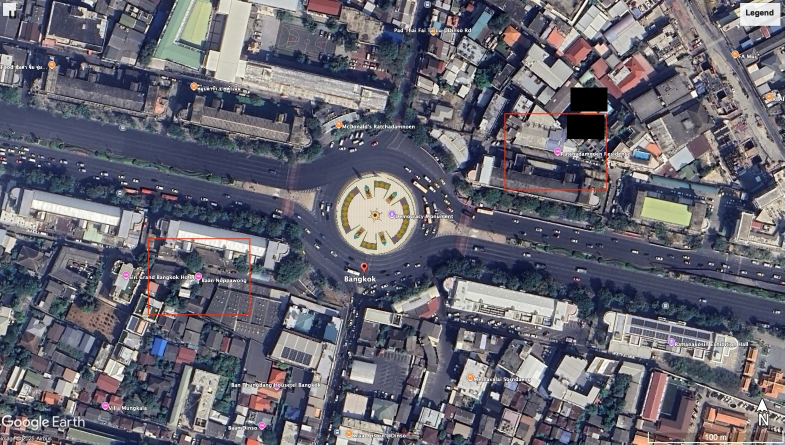
#> input picture test.jpg, 1569 x 889 px, given in place of test.png, which was not available (shown at 1/2 size)
$ python wildfire_geo.py
#> lines starting #> are read from the running program, lines starting #| are printed output that depends on the picture; after the words box and inside, x2 and y2 are one past the last pixel; in counts of white or black regions, pixels touching at a corner belong together; long printed decimals are rounded; pictures that were not available may be replaced by others from this repository, and a replacement may not be noted
#> (reads config.json from the repository)
### wildfire_box_detect.py
import cv2
import numpy as np
from typing import List, Tuple

def detect_red_rectangles(image_path: str, debug: bool = False) -> List[List[int]]:
    """
    ตรวจจับกรอบสี่เหลี่ยมสีแดงจากรูป และคืนค่า bounding box

    Args:
        image_path (str): path ไฟล์รูปภาพ

    Returns:
        List[List[int]]: รายการ bbox ในรูปแบบ [Xmax, Ymax, Xmin, Ymin]
    """
#> called with image_path = 'test.png', debug = False

    # อ่านรูปภาพ
    image = cv2.imread(image_path)
#> image is the input picture: shape (889, 1569, 3); mean B, G, R 112.5, 101.7, 102.6
    if image is None:
        print("ไม่สามารถอ่านไฟล์รูปภาพได้")
        return []

    original = image.copy()

    # แปลงจาก BGR เป็น HSV เพื่อใช้ในการหาสีแดง
    hsv = cv2.cvtColor(image, cv2.COLOR_BGR2HSV)
#> hsv: shape (889, 1569, 3); mean H, S, V 99.8, 59.4, 117.7

    # กำหนดช่วงสีแดงใน HSV
    # สีแดงอยู่ในช่วง 0-10 และ 160-180 ใน H channel
    lower_red1 = np.array([0, 100, 100])
    upper_red1 = np.array([10, 255, 255])
    lower_red2 = np.array([160, 100, 100])
    upper_red2 = np.array([180, 255, 255])

    # สร้าง mask สำหรับสีแดง
    mask1 = cv2.inRange(hsv, lower_red1, upper_red1)
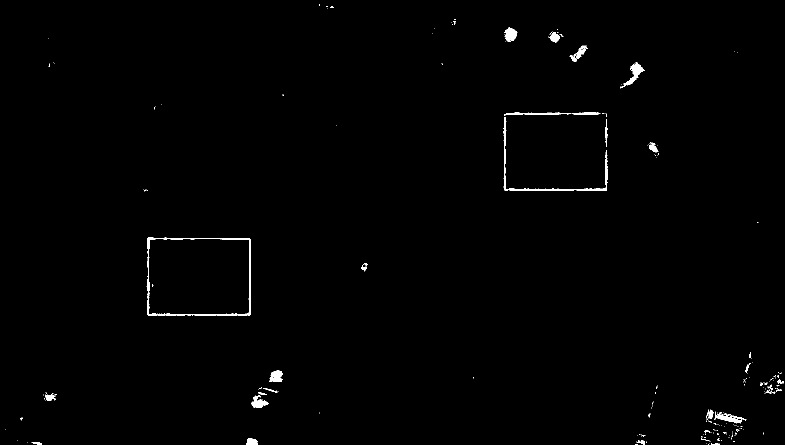
#> mask1: shape (889, 1569) (shown at 1/2 size); 0.7% white; 218 white regions (183 under 20 px), largest, box (x1, y1, x2, y2) and area: (293, 475, 502, 632) 2171, (1007, 234, 1216, 382) 1489, (1241, 124, 1290, 177) 663
    mask2 = cv2.inRange(hsv, lower_red2, upper_red2)
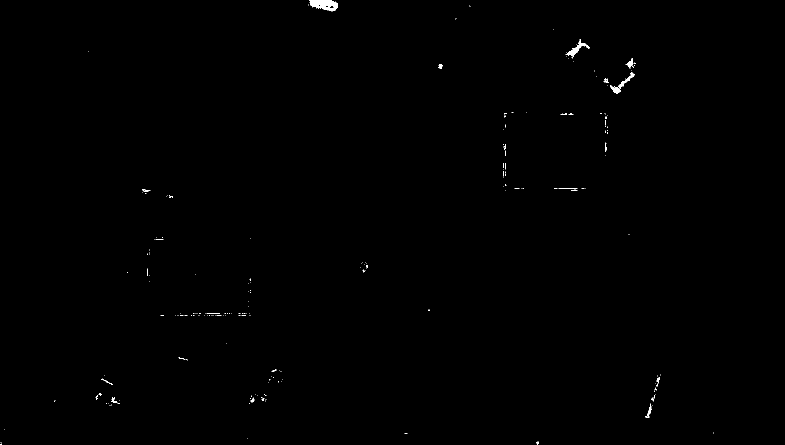
#> mask2: shape (889, 1569) (shown at 1/2 size); 0.22% white; 234 white regions (215 under 20 px), largest, box (x1, y1, x2, y2) and area: (619, 0, 676, 23) 884, (1131, 81, 1179, 117) 378, (1236, 145, 1269, 178) 225
    red_mask = mask1 + mask2
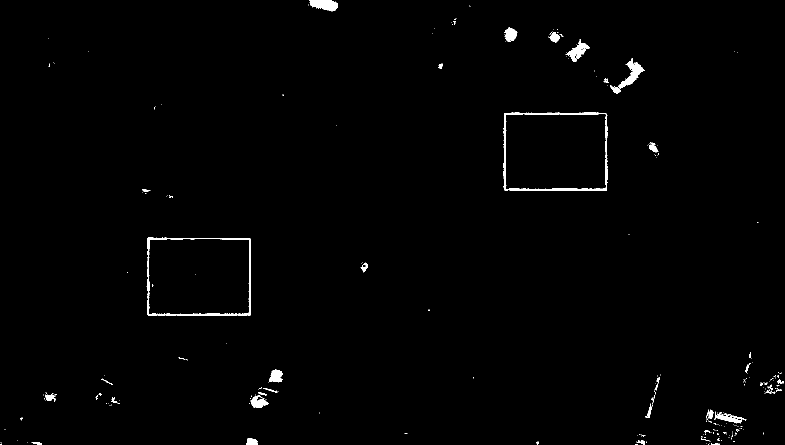
#> red_mask: shape (889, 1569) (shown at 1/2 size); 0.92% white; 276 white regions (233 under 20 px)

    # หา contours จาก mask
    contours, _ = cv2.findContours(red_mask, cv2.RETR_EXTERNAL, cv2.CHAIN_APPROX_SIMPLE)
#> contours = 274 contours, 244 with area under 20; largest, box (x1, y1, x2, y2) and area: (1007, 224, 1216, 382) 31826, (293, 475, 502, 632) 31712, (1236, 116, 1290, 178) 930, (619, 0, 676, 23) 862, (1131, 81, 1179, 124) 725

    rectangles = []

    for contour in contours:
        # กรองเฉพาะ contour ที่มีขนาดเหมาะสม
        area = cv2.contourArea(contour)
        if area < 1000:  # กรองพื้นที่เล็กเกินไป
            continue

        # ประมาณรูปร่างเป็นสี่เหลี่ยม
        epsilon = 0.02 * cv2.arcLength(contour, True)
        approx = cv2.approxPolyDP(contour, epsilon, True)

        # หา bounding rectangle
        x, y, w, h = cv2.boundingRect(contour)

        # คำนวณ aspect ratio เพื่อตรวจสอบว่าเป็นสี่เหลี่ยมจริง
        aspect_ratio = float(w) / h

        # กรองเฉพาะรูปสี่เหลี่ยมที่มี aspect ratio สมเหตุสมผล
        if 0.2 < aspect_ratio < 5.0:
            # สร้าง bbox ในรูปแบบ [Xmax, Ymax, Xmin, Ymin]
            xmax = x + w
            ymax = y + h
            xmin = x
            ymin = y

            rectangles.append([xmax, ymax, xmin, ymin])
        if debug:
            # วาดกรอบบนรูปต้นฉบับ
            cv2.rectangle(original, (xmin, ymin), (xmax, ymax), (0, 255, 0), 2)
            # ใส่ข้อความ bbox
            cv2.putText(original, f"[{xmax},{ymax},{xmin},{ymin}]",
                       (xmin, ymin-10), cv2.FONT_HERSHEY_SIMPLEX, 0.5, (0, 255, 0), 1)
#> this loop made 274 passes
#> (area, epsilon, x, y, w, h, aspect_ratio, xmax) on passes 198, 220: (31712.5, 15.46, 293, 475, 209, 157, 1.33, 502), (31826, 15.29, 1007, 224, 209, 158, 1.32, 1216)
#> area on passes 10, 17, 20, 52: 37, 57.5, 195, 21
#> after the loop, rectangles = [[502, 632, 293, 475], [1216, 382, 1007, 224]]

    if debug:
        try:
            # แสดงรูปผลลัพธ์
            cv2.imshow('Original with Detection', original)
            cv2.imshow('Red Mask', red_mask)
            cv2.waitKey(0)
        finally:
            cv2.destroyAllWindows()

    return rectangles

# [116 lines left out: functions detect_red_rectangles_advanced, process_image_and_print_results, not called in this run]

# ตัวอย่างการใช้งาน
# [16 lines that do not run on import are left out]

### wildfire_cal.py
import math
from typing import Tuple
import numpy as np
from dataclasses import dataclass

@dataclass
class bboxInfo:
    Xmax: float
    Ymax: float
    Xmin: float
    Ymin: float

@dataclass
class pointInfo:
    bbox: bboxInfo = None
    lat: float = 0.0
    lng: float = 0.0
    width: float = 0.0
    height: float = 0.0
    size: float = 0.0
    distance: float = 0.0

class img2geo:
    def __init__(
        self,
        image_width: int,
        image_height: int,
        fov_width: float,
        fov_height: float,
        altitude: float,
        tilt_angle: float,  # Total Pitch
        heading: float,  # Total Yaw
        camera_lat: float,
        camera_lng: float,
        station_lat: float = 17.083783116300882,
        station_lng: float = 102.70642427905587,
    ):
        self.image_width = image_width
        self.image_height = image_height
        self.fov_width = fov_width
        self.fov_height = fov_height
        self.altitude = altitude
        self.tilt_angle = tilt_angle
        self.heading = heading
        self.camera_lat = camera_lat
        self.camera_lng = camera_lng
        self.station_lat = station_lat
        self.station_lng = station_lng
        self.pixel_center_x = image_width / 2
        self.pixel_center_y = image_height / 2

    def __center(self, bbox: bboxInfo) -> Tuple[float, float]:
        center_x = (bbox.Xmax + bbox.Xmin) / 2  # pixel X
        center_y = (bbox.Ymax + bbox.Ymin) / 2  # pixel Y
        return center_x, center_y

    def __distance(self, lat, lng):
        """
        Calculate the distance between two geographical points using the Haversine formula.

        Args:
            lat (float): Latitude of the point.
            lon (float): Longitude of the point.

        Returns:
            float: Distance in meters between the two points.
        """
        from math import radians, sin, cos, sqrt, atan2

        R = 6371000
        phi1 = radians(self.station_lat)
        phi2 = radians(lat)
        delta_phi = radians(lat - self.station_lat)
        delta_lambda = radians(lng - self.station_lng)

        a = sin(delta_phi / 2) ** 2 + cos(phi1) * cos(phi2) * sin(delta_lambda / 2) ** 2
        c = 2 * atan2(sqrt(a), sqrt(1 - a))

        return R * c

    def __pixel_to_lat_lng_with_tilt(
        self, pixel_x: int, pixel_y: int
    ) -> Tuple[float, float]:

        fov_width_rad = math.radians(self.fov_width)
        fov_height_rad = math.radians(self.fov_height)
        tilt_angle_rad = math.radians(self.tilt_angle)
        heading_rad = math.radians(self.heading)

        # Calculate the ground dimensions of the image (meter)
        ground_width = 2 * self.altitude * math.tan(fov_width_rad / 2)
        ground_height = 2 * self.altitude * math.tan(fov_height_rad / 2)

        # Calculate the pixel size on the ground (meter)
        pixel_size_x = ground_width / self.image_width
        pixel_size_y = ground_height / self.image_height

        # Calculate the offset of the pixel from the image center
        offset_x = (pixel_x - self.image_width / 2) * pixel_size_x
        offset_y = -(pixel_y - self.image_height / 2) * pixel_size_y # Convert image coordinate to LAT/LON coordinate

        # TODO: Adjust for tilt angle
        offset_y += self.altitude * math.tan(tilt_angle_rad)

        # TODO: Rotate the offsets based on the heading angle
        R = np.array([
            [math.cos(heading_rad), math.sin(heading_rad)],
            [-math.sin(heading_rad), math.cos(heading_rad)]
        ])
        offset_vec = np.array([offset_x, offset_y])
        rotate_vec = R @ offset_vec
        rotated_x, rotated_y = rotate_vec

        # Convert ground offsets to latitude and longitude (degrees)
        earth_radius = 6378137  # Earth's radius in meters
        delta_lat = (rotated_y / earth_radius) * (180 / math.pi)
        delta_lng = (
            rotated_x / (earth_radius * math.cos(math.radians(self.camera_lat)))
        ) * (180 / math.pi)

        pixel_lat = self.camera_lat + delta_lat
        pixel_lng = self.camera_lng + delta_lng

        return pixel_lat, pixel_lng, ground_width, ground_height


    def get_bbox_info(self, bbox) -> pointInfo:
        point_info = pointInfo()
        point_info.bbox = bboxInfo(
            Xmax=bbox[0], Ymax=bbox[1], Xmin=bbox[2], Ymin=bbox[3]
        )

        center_x, center_y = self.__center(point_info.bbox)
        point_info.lat, point_info.lng, point_info.width, point_info.height = self.__pixel_to_lat_lng_with_tilt(
            center_x, center_y
        )
        point_info.size = point_info.width * point_info.height
        point_info.distance = self.__distance(point_info.lat, point_info.lng)
        return point_info

### wildfire_geo.py
from wildfire_cal import img2geo
from wildfire_box_detect import detect_red_rectangles, detect_red_rectangles_advanced
import json

with open("config.json", "r") as f:
    config = json.load(f)

# Accessing camera parameters
IMAGE_WIDTH = config["image"]["width_px"]
IMAGE_HEIGHT = config["image"]["height_px"]
FOV_WIDTH = config["image"]["horizontal_fov_deg"]
FOV_HEIGHT = config["image"]["vertical_fov_deg"]
gps = config["telemetry"]["center_gps"]
CAM_LAT = gps["lat_deg"]
CAM_LNG = gps["lon_deg"]
ALTITUDE = gps["alt_m"]

# Accessing drone pose
drone_attitude = config["telemetry"]["drone_attitude_deg"]
DRONE_YAW = drone_attitude["yaw"]
DRONE_PITCH = drone_attitude["pitch"]
# Accessing camera pose
cam_attitude = config["telemetry"]["camera_mount_deg"]
CAM_YAW = cam_attitude["yaw"]
CAM_PITCH = cam_attitude["pitch"]
# [9 lines of commented-out code are left out]

TOTAL_PITCH = DRONE_PITCH + CAM_PITCH
TOTAL_HEADING = DRONE_YAW + CAM_YAW
imggeo = img2geo(
    IMAGE_WIDTH,
    IMAGE_HEIGHT,
    FOV_WIDTH,
    FOV_HEIGHT,
    ALTITUDE,
    TOTAL_PITCH,
    TOTAL_HEADING,
    CAM_LAT,
    CAM_LNG
)
print(f'Input lat: {CAM_LAT} Input lng: {CAM_LNG}')
# ตรวจจับสี่เหลี่ยมสีแดง
rectangles = detect_red_rectangles("test.png")
#> rectangles = [[502, 632, 293, 475], [1216, 382, 1007, 224]]
for bbox in rectangles:
    print(f"Rectangle: [Xmax={bbox[0]}, Ymax={bbox[1]}, Xmin={bbox[2]}, Ymin={bbox[3]}]")
    info = imggeo.get_bbox_info(bbox)
    print(f'Output lat: {info.lat} Output lng: {info.lng}')
#> this loop made 2 passes
#> bbox on passes 1 to 2: [502, 632, 293, 475], [1216, 382, 1007, 224]
#| Rectangle: [Xmax=502, Ymax=632, Xmin=293, Ymin=475]
#| Output lat: 13.756 Output lng: 100.501
#| Rectangle: [Xmax=1216, Ymax=382, Xmin=1007, Ymin=224]
#| Output lat: 13.757 Output lng: 100.503

# [10 lines of commented-out code are left out]
